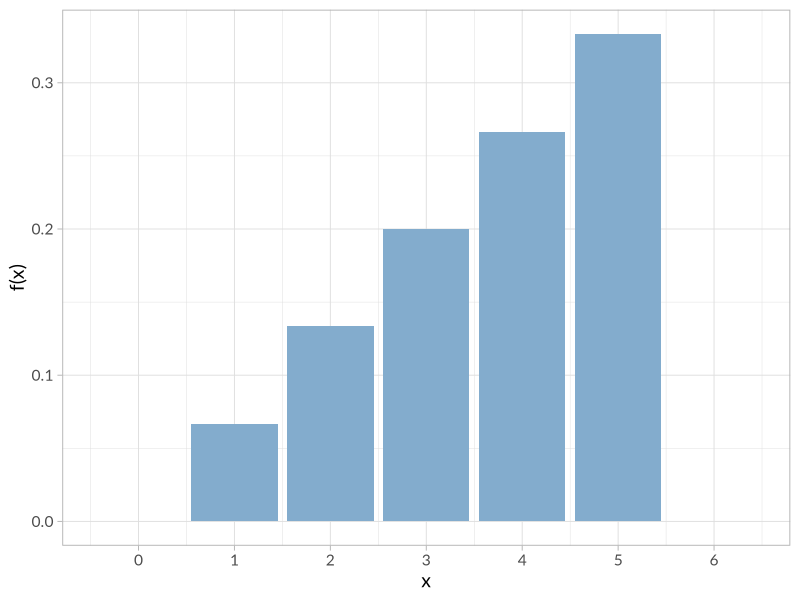
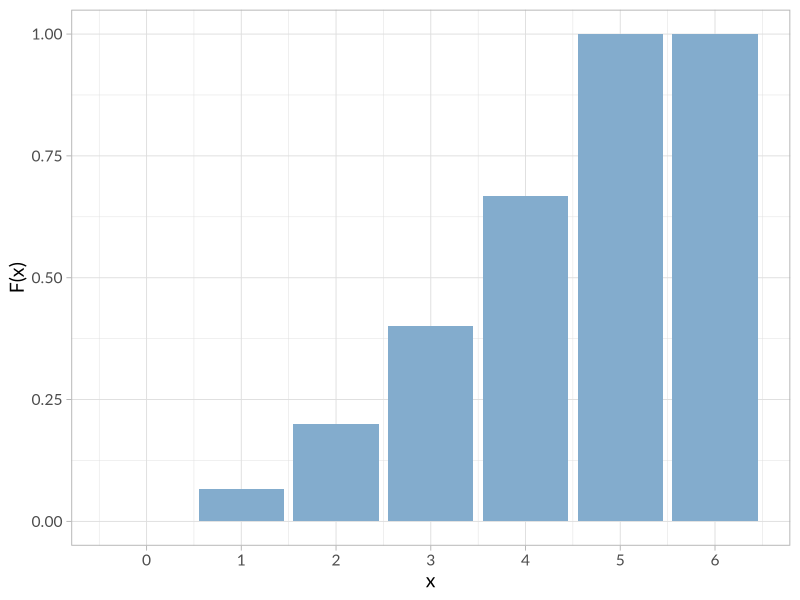
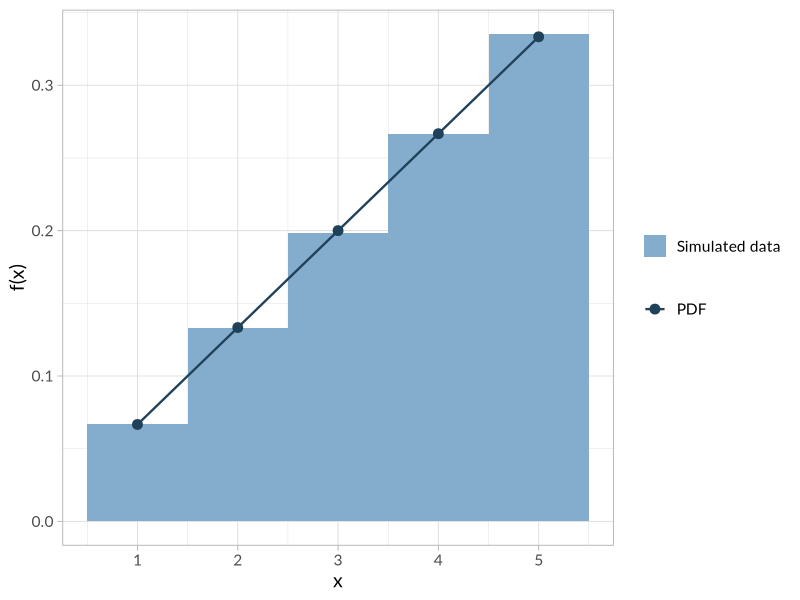
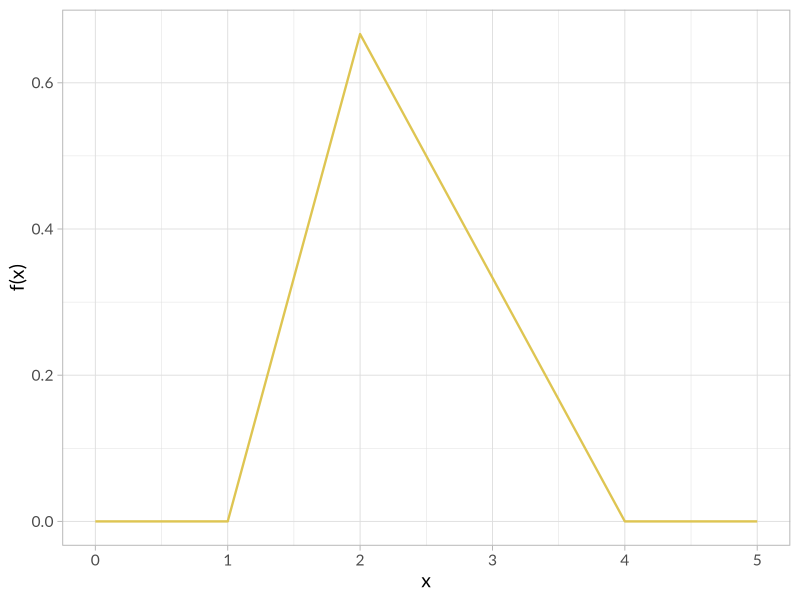
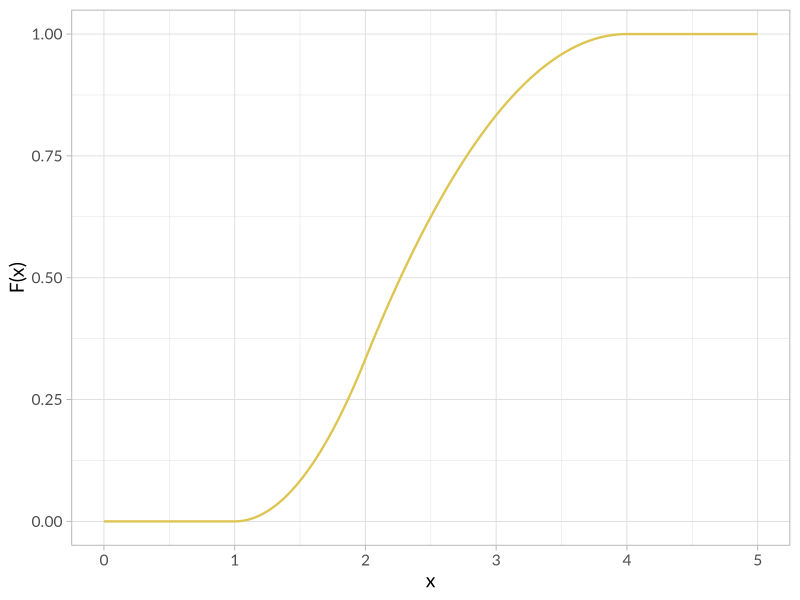
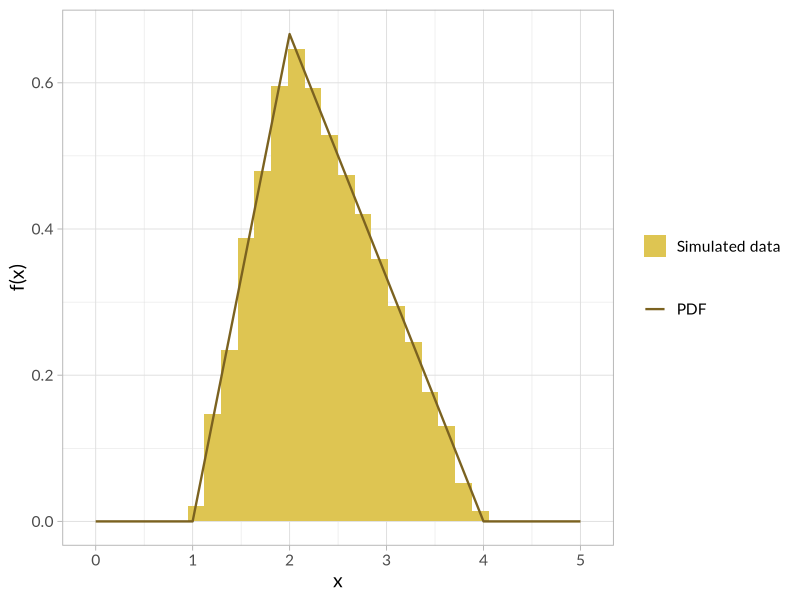
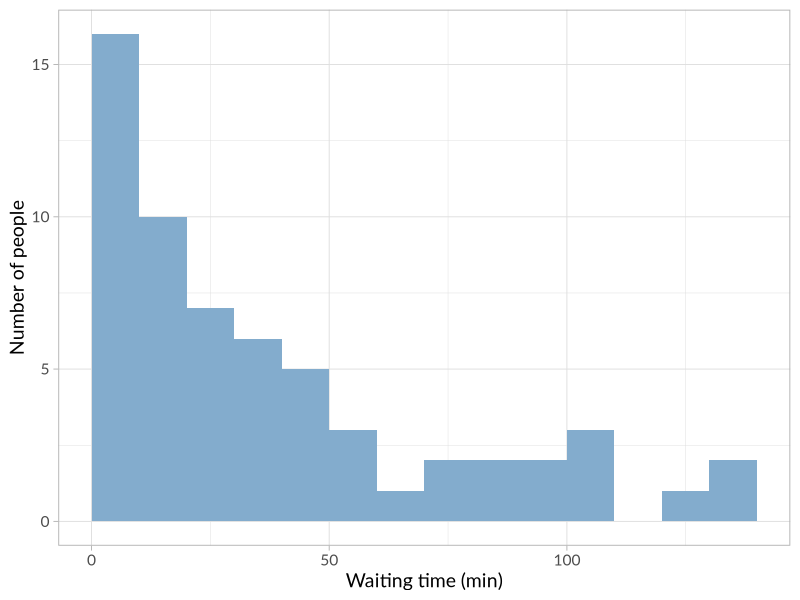
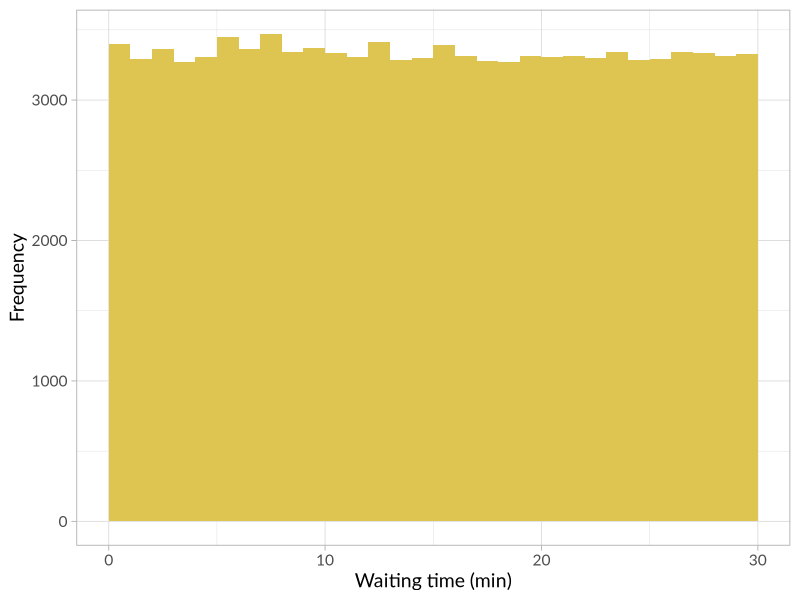

Generate these figures, in order, with R:
## ---- chunk 1
knitr::opts_chunk$set(dev = "svg")
## ---- chunk 2
# probability density function
dunif5 <- function(x) {
    ifelse(x %in% 1:5, x / 15, 0)
}

# cumulative distribution function
punif5 <- function(x) {
    ifelse(x > 4, 1, ifelse(x < 1, 0, x * (x + 1) / 30))
}
## ---- chunk 3
# import ggplot and choose font and palette
library(ggplot2)
theme_set(theme_light(base_size = 14, base_family = "Lato"))
my_pal <- c("#83accd", "#20415a", "#dec552", "#7b6220")
## ---- chunk 4
x <- 0:6
# plot the pdf
ggplot() +
    geom_col(aes(x = x, y = dunif5(x)), fill = my_pal[1]) +
    scale_x_continuous(breaks = x) +
    labs(x = "x", y = "f(x)")
## ---- chunk 5
# plot the cdf
ggplot() +
    geom_col(aes(x = x, y = punif5(x)), fill = my_pal[1]) +
    scale_x_continuous(breaks = x) +
    labs(x = "x", y = "F(x)")
## ---- chunk 6
x <- 1:5
fx <- dunif5(x)

cat("Mean =", mu <- sum(x * fx))
cat("Variance =", sum((x - mu)^2 * fx))
## ---- chunk 7
cat("E[k(6 - k)] =", sum(x * (6 - x) * fx))
## ---- chunk 8
# n = number of samples
runif5 <- function(n) {
    x <- 1:5
    sapply(runif(n), function(r) x[which(punif5(x) > r)[1]])
}
## ---- chunk 9
sample <- runif5(1e5)
x <- 1:5
fx <- dunif5(x)

ggplot() +
    geom_histogram(
        aes(x = sample, y = after_stat(density), fill = "hist"),
        binwidth = 1
    ) +
    geom_point(aes(x = x, y = fx, colour = "pdf"), size = 3) +
    geom_line(aes(x = x, y = fx, colour = "pdf"), linewidth = 0.8) +
    scale_fill_manual(values = my_pal[1], labels = "Simulated data") +
    scale_colour_manual(values = my_pal[2], labels = "PDF") +
    labs(x = "x", y = "f(x)", colour = NULL, fill = NULL)
## ---- chunk 10
dtriang <- function(x, a = 0, c = 0.5, b = 1) {
    ifelse(a <= x & x < c,
           2 * (x - a) / ((b - a) * (c - a)),
           ifelse(c <= x & x <= b,
                  2 * (b - x) / ((b - a) * (b - c)),
                  0))
}
## ---- chunk 11
x <- seq(0, 5, by = 0.01)
fx <- dtriang(x, 1, 2, 4)

ggplot() +
    geom_line(aes(x = x, y = fx), colour = my_pal[3], linewidth = 0.8) +
    labs(x = "x", y = "f(x)")
## ---- chunk 12
ptriang <- function(x, a = 0, c = 0.5, b = 1) {
    ifelse(a <= x & x < c,
           (x - a)^2 / ((b - a) * (c - a)),
           ifelse(c <= x & x < b,
                  1 - (b - x)^2 / ((b - a) * (b - c)),
                  ifelse(x >= b, 1, 0)))
}

ggplot() +
    geom_line(
        aes(x = x, y = ptriang(x, 1, 2, 4)),
        colour = my_pal[3],
        linewidth = 0.8
    ) +
    labs(x = "x", y = "F(x)")
## ---- chunk 13
qtriang <- function(p, a = 0, c = 0.5, b = 1) {
    pc <- (c - a) / (b - a)
    ifelse(p < pc,
           a + sqrt(p * (b - a) * (c - a)),
           b - sqrt((1 - p) * (b - a) * (b - c)))
}

rtriang <- function(n, a = 0, c = 0.5, b = 1) {
    qtriang(runif(n), a, c, b)
}
## ---- chunk 14
x <- seq(0, 5, by = 0.01)
fx <- dtriang(x, 1, 2, 4)
sample <- rtriang(1e4, 1, 2, 4)

ggplot() +
    geom_histogram(
        aes(x = sample, y = after_stat(density), fill = "hist"),
        bins = 30
    ) +
    geom_line(aes(x = x, y = fx, colour = "pdf"), linewidth = 0.8) +
    scale_fill_manual(values = my_pal[3], labels = "Simulated data") +
    scale_colour_manual(values = my_pal[4], labels = "PDF") +
    labs(x = "x", y = "f(x)", colour = NULL, fill = NULL)
## ---- chunk 15
sample <- rexp(60, 1 / 30)

ggplot() +
    geom_histogram(
        aes(x = sample),
        boundary = 0,
        fill = my_pal[1],
        binwidth = 10
    ) +
    scale_y_continuous(breaks = scales::pretty_breaks()) +
    labs(x = "Waiting time (min)", y = "Number of people")
## ---- chunk 16
cat("P(t <= 12) =", pexp(12, 1 / 30))
## ---- chunk 17
cat("P(t > 60) =", 1 - pexp(60, 1 / 30))
## ---- chunk 18
cat("Simulated P(t <= 12) =", sum(sample <= 12) / length(sample))
cat("Simulated P(t > 60) =", sum(sample > 60) / length(sample))
## ---- chunk 19
cat("Sample average =", mean(sample))
## ---- chunk 20
integrate(function(x) x * dexp(x, 1 / 30), 0, Inf)
## ---- chunk 21
cat(1 * 0.7 / (1 * 0.7 + 0.2 * 0.3))
## ---- chunk 22
n <- 1e5
correct <- sample(1:5, n, replace = TRUE)
student <- ifelse(runif(n) < 0.7, "knew",
                  ifelse(sample(1:5, 1) == correct, "correct", "wrong"))

cat(sum(student == "knew") / (n - sum(student == "wrong")))
## ---- chunk 23
n <- 1e5
wait_time <- (15 + runif(n, 0, 60)) %% 30

ggplot() +
    geom_histogram(
        aes(x = wait_time),
        binwidth = 1,
        boundary = 0,
        fill = my_pal[3]
    ) +
    scale_y_continuous(breaks = scales::pretty_breaks()) +
    labs(x = "Waiting time (min)", y = "Frequency")
## ---- chunk 24
cat("Simulated P(t <= 10) =", sum(wait_time <= 10) / n)
## ---- chunk 25
cat("Simulated P(t >= 15) =", sum(wait_time >= 15) / n)
## ---- chunk 26
cat("Simulated E[t] =", mean(wait_time))
## ---- chunk 27
nsamples <- 1e5
nshares <- 200
price <- 85

sample <- nshares * price * rnorm(nsamples, 0.1, 0.12)
cat("Simulated P(x >= 800) =", sum(sample >= 800) / nsamples)
## ---- chunk 28
cat(
    "P(x >= 800) =",
    1 - pnorm(800, 0.1 * price * nshares, 0.12 * price * nshares)
)
